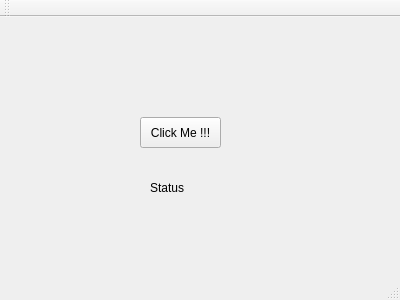
<?xml version="1.0" encoding="UTF-8"?>
<ui version="4.0">
 <class>MainWindow</class>
 <widget class="QMainWindow" name="MainWindow">
  <property name="geometry">
   <rect>
    <x>0</x>
    <y>0</y>
    <width>400</width>
    <height>300</height>
   </rect>
  </property>
  <property name="windowTitle">
   <string>MainWindow</string>
  </property>
  <widget class="QWidget" name="centralWidget">
   <widget class="QPushButton" name="pushButtonClose">
    <property name="geometry">
     <rect>
      <x>140</x>
      <y>100</y>
      <width>81</width>
      <height>31</height>
     </rect>
    </property>
    <property name="text">
     <string>Click Me !!!</string>
    </property>
   </widget>
   <widget class="QLabel" name="label">
    <property name="geometry">
     <rect>
      <x>150</x>
      <y>150</y>
      <width>81</width>
      <height>41</height>
     </rect>
    </property>
    <property name="text">
     <string>Status</string>
    </property>
   </widget>
  </widget>
  <widget class="QMenuBar" name="menuBar">
   <property name="geometry">
    <rect>
     <x>0</x>
     <y>0</y>
     <width>400</width>
     <height>21</height>
    </rect>
   </property>
  </widget>
  <widget class="QToolBar" name="mainToolBar">
   <attribute name="toolBarArea">
    <enum>TopToolBarArea</enum>
   </attribute>
   <attribute name="toolBarBreak">
    <bool>false</bool>
   </attribute>
  </widget>
  <widget class="QStatusBar" name="statusBar"/>
 </widget>
 <layoutdefault spacing="6" margin="11"/>
 <resources/>
 <connections/>
</ui>
